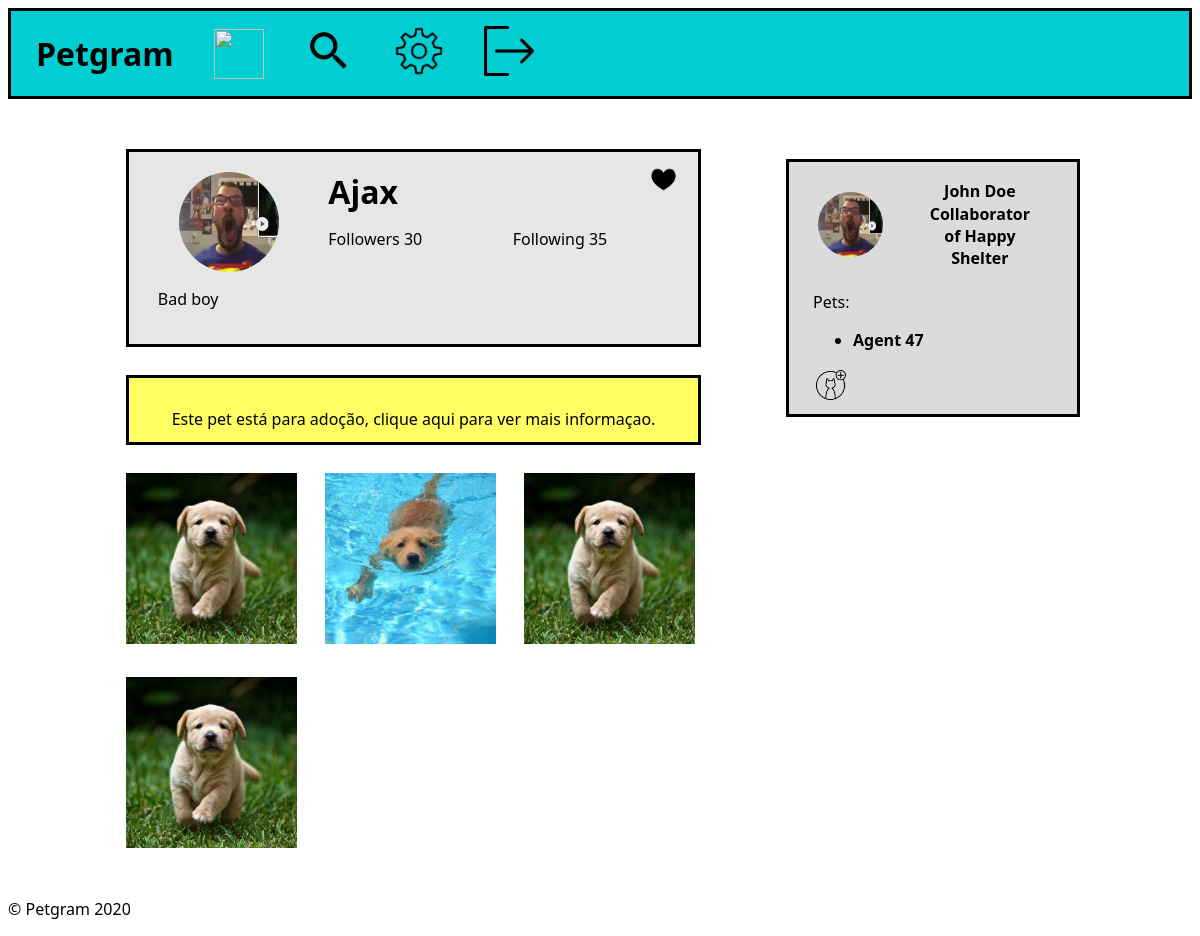
The page /pet_profile.php?id=3 (signed in) on the database its author committed.
### tables this page shows
CREATE TABLE Collaborator (
    userID    INTEGER     REFERENCES User (id) ON DELETE CASCADE,
    shelterID INTEGER     REFERENCES Shelter (id) ON DELETE CASCADE,
    admin     BOOLEAN,
    PRIMARY KEY (
        userID,
        shelterID
    )
);

CREATE TABLE Account (
    id INTEGER PRIMARY KEY,
    profilePic   INTEGER  REFERENCES ProfileImage (id) ON DELETE CASCADE,
    name CHAR
);

CREATE TABLE Pet (
    id           INTEGER  PRIMARY KEY,
    ownerID      INTEGER  REFERENCES Account (id) ON DELETE CASCADE,
    profilePic   INTEGER  REFERENCES ProfileImage (id) ON DELETE CASCADE,
    name         CHAR,
    bio          CHAR,
    description  CHAR,
    requirements CHAR
);

CREATE TABLE Post (
    id          INTEGER  PRIMARY KEY,
    petID       INTEGER  REFERENCES Pet (id) ON DELETE CASCADE,
    description CHAR,
    photo       INTEGER  UNIQUE,
    date        DATE
);

### database/user.php (called while the page is built, shortened)
<?php
function getUserPets()
{
    global $db;
    $user_id = $_SESSION['user']['id'];
    $stmt = $db->prepare('SELECT * FROM pet WHERE ownerID = ?');
    $stmt->execute([$user_id]);
    return $stmt->fetchAll();
}
function shelterCollaborator() {
    global $db;
    $user_id = $_SESSION['user']['id'];
    $stmt = $db->prepare('SELECT * FROM collaborator INNER JOIN shelter ON shelter.id = collaborator.shelterID INNER JOIN account ON account.id = shelter.id WHERE collaborator.userID = ?');
    $stmt->execute([$user_id]);
    return $stmt->fetchAll();
}

### database/pet.php (called while the page is built, shortened)
<?php
    function getPet($id) {
        global $db;
        $stmt = $db->prepare('SELECT * FROM pet WHERE id = ?');
        $stmt->execute([$id]);
        $pet = $stmt->fetch();
        return $pet;
    }
    function isPetOwner($pet_id) {
        global $db;
        $user_id = $_SESSION['user']['id'];
        $stmt = $db->prepare('SELECT * FROM pet WHERE id = ? AND ownerID = ?');
        $stmt->execute([$pet_id, $user_id]);
        $pet = $stmt->fetch();
        return $pet;
    }
    function getPetPosts($pet_id)
    {
        global $db;
        $stmt = $db->prepare('SELECT id, photo FROM post WHERE petId = ?');
        $stmt->execute([$pet_id]);
        $posts = $stmt->fetchAll();
        return $posts;
    }
?>

### database/favourite.php (called while the page is built, shortened)
<?php
    function isFavourite($account_id, $pet_id) {
        global $db;
        $stmt = $db->prepare('SELECT * FROM favourite WHERE accountID = ? AND petID = ?');
        $stmt->execute([$account_id, $pet_id]);
        return $stmt->fetch() != NULL;
    }

### pet_profile.php (the view, shortened to what this page needs)
<?php
include_once('database/connection.php');
include_once('database/favourite.php');
include_once('database/pet.php');
$id = $_GET['id'];
$pet = getPet($id);
?>
<!DOCTYPE html>
<html lang="en-US">
<head>
    <link href="css/home.css" rel="stylesheet">
</head>
<body>
    <?php include_once('hotbar.php') ?>
    <?php include_once('sidebar.php') ?>
    <section id="profile">
        <div id="top">
            <?php
            if (!isPetOwner($pet['id']))
                if (isFavourite($_SESSION['user']['id'], $pet['id']))
                    echo '<img id ="fav" src="images/favourited.png" alt="" width="35" height="35" onclick="unfavouritePet(' . $_SESSION['user']['id'] . ',' . $pet['id'] . ')">';
                else
                    echo '<img id ="fav" src="images/unfavourited.png" alt="" width="35" height="35" onclick="favouritePet(' . $_SESSION['user']['id'] . ',' . $pet['id'] . ')">';
            ?>
            <img id="petpic" src="images/profileImages/squared/<?php echo $pet['profilePic'] ?>.jpg" alt="" width="65" height="65">
            <h1 id="name"><?php echo $pet['name'] ?></h1>
            <p id="followers">Followers 30</p>
            <p id="following">Following 35</p>
            <p id="bio"><?php echo $pet['bio'] ?></p>
        </div>
        <div id="listing">
            <a href="listing.php?id=<?php echo $_GET['id']; ?>">
                <p id="warning">Este pet está para adoção, clique aqui para ver mais informaçao.</p>
            </a>
        </div>
        <div id="gallery">
            <?php
                $posts = getPetPosts($pet['id']);
                $numPosts = count($posts);
                $i = 0;
                while($i < $numPosts)
                {
                    $j = 0;
                    echo '<div class="row">';
                    while($j < 3 && $i < $numPosts)
                    {
                        echo '<a href="post.php?id='.$posts[$i]['id'].'"><img src="images/petImages/squared/'.$posts[$i]['photo'].'.jpg" alt="" width="65" height="65"></a>';
                        $j++;
                        $i++;
                    }
                    echo '</div>';
                }
            ?>
        </div>
    </section>
    <footer>
        <p>&copy; Petgram 2020</p>
    </footer>
</body>
</html>

### hotbar.php
<div id="hotBar">
    <a href="index.php"><h1>Petgram</h1></a>
    <a href="index.php"><img src="images/home.png" alt="" width="50" height="50"></a>
    <a href="search_page.php"><img src="images/search.png" alt="" width="50" height="50"></a>
    <a href="user_settings.php"><img src="images/settings.png" alt="" width="50" height="50"></a>
    <a href="logout_action.php"><img src="images/logout.png" alt="Log out icon" width="50" height="50"></a>
</div>

### sidebar.php (shortened to what this page needs)
<?php
include_once('database/user.php');
$user_pets = getUserPets();
$shelters = shelterCollaborator();
?>
<aside id="sideBar">
    <div id="user">
        <img src="images/pfp.png" alt="" width="65" height="65">
        <div id="username">
            <p><?php echo $_SESSION['user']['name'] ?></p>
            <p>
                <?php
                $nShelter = count($shelters);
                if($nShelter > 0) {
                    echo 'Collaborator of ' . $shelters[0]['name'];
                }
                ?>
            </p>
        </div>
    </div>
    <p>Pets:</p>
    <ul>
        <?php
        if (count($user_pets) == 0)
            echo '<li>No pets yet</li>';
        else
            foreach ($user_pets as $user_pet)
                echo '<a href="pet_profile.php?id=' . $user_pet['id'] . '">
                    <li>' . $user_pet['name'] . '</li>
                  </a>'
        ?>
    </ul>
    <a href="add_pet.php"><img src="images/petAdd.png" alt="" width="35" height="35"></a>
</aside>

### css/home.css (style rules this page uses)
body { font-family: 'Segoe UI', Tahoma, Geneva, Verdana, sans-serif; }
#hotBar { display: flex; border-top-style: solid; border-right-style: solid; border-bottom-style: solid; border-left-style: solid; border-bottom-color: black; padding: 5px; background-color: darkturquoise; }
#hotBar a { margin: auto 10px auto 10px; width: min-content; height: min-content; padding: 0%; }
#hotBar * { margin: 10px; }
#sideBar { border-top-style: solid; border-right-style: solid; border-bottom-style: solid; border-left-style: solid; border-bottom-color: black; height: auto; width: 20%; position: fixed; right: 0; background-color: rgb(219, 219, 219); overflow-x: hidden; margin-top: 5%; margin-right: 10%; padding: 1% 2%; }
#sideBar #user { display: flex; }
#sideBar #user img { color: black; margin: auto 5% auto 2%; border-radius: 50%; }
#sideBar #user #username { padding: 2% 5% 2% 10%; }
#sideBar #user p { margin: 1px; text-align: center; font-weight: bold; }
#sideBar ul { font-weight: bold; }
#sideBar a { display: flex; }
a { color: black; color: inherit; text-decoration: inherit; }
#profile { margin: 50px 10% 0px 10%; }
#profile > * { width: 60%; height: auto; }
#profile #top { position: relative; display: grid; grid-template-columns: 35% auto auto; grid-template-rows: 35% 15% 50%; border-top-style: solid; border-right-style: solid; border-left-style: solid; border-bottom-style: solid; color: black; background-color: rgb(230, 230, 230); margin-bottom: 3%; }
#profile #top #fav { position: absolute; top: 5%; right: 3%; cursor: pointer; }
#profile #top #petpic { margin: 10% auto 5% auto; width: 100px; height: 100px; border-radius: 50%; grid-column: 1 / 2; grid-row: 1 / 3; }
#profile #top #name { margin: 5% 0 2% 0; font-size: 200%; grid-column: 2 / 4; grid-row: 1 / 2; }
#profile #top #followers { margin: 5% 0 auto 0; grid-column: 2 / 3; grid-row: 2 / 3; }
#profile #top #following { margin: 5% 0 auto 0; grid-column: 3 / 4; grid-row: 2 / 3; }
#profile #top #bio { margin: 7% 5% auto 5%; grid-column: 1 / 4; grid-row: 3 / 4; }
#profile #listing { border-top-style: solid; border-right-style: solid; border-left-style: solid; border-bottom-style: solid; margin-bottom: 3%; background-color: rgba(255, 255, 0, 0.61); }
#profile #listing #warning { text-align: center; width: auto; margin: 2%; }
#profile #gallery { display: flex; flex-direction: column; }
#profile #gallery .row { display: grid; grid-template-columns: 30% 30% 30%; grid-template-rows: 30%; grid-column-gap: 5%; margin-bottom: 5%; }
#profile #gallery .row * { width: 100%; height: auto; }
#profile #listing { padding: 2% 0px 0px 0px; }

### rows shown on the page
collaborator: account.name "Happy Shelter"
pet: name "Agent 47"
pet: name "Ajax", bio "Bad boy"
post: shows a picture

### other values the page prints
$_SESSION['user']['name'] "John Doe"
